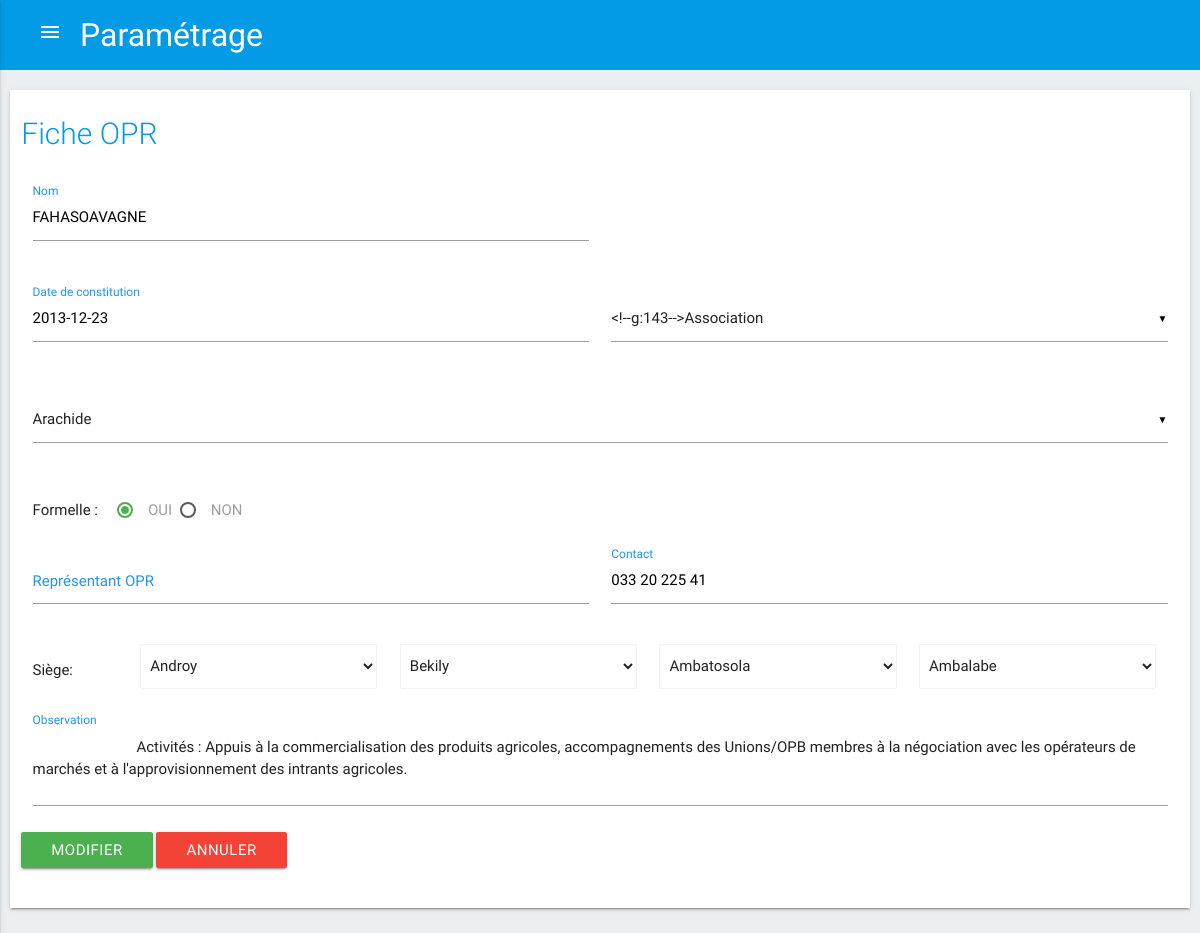
Page /c_parametre/edit_op/opr/6 on the committed database.
### tables this page shows
CREATE TABLE `opr` (
  `ID_OPR` int(11) NOT NULL,
  `ID_OPF` int(11) DEFAULT NULL,
  `ID_FOKONTANY` int(11) NOT NULL,
  `CODE_OPR` varchar(20) DEFAULT NULL,
  `NOM_OPR` varchar(50) DEFAULT NULL,
  `DATE_CREATION` date DEFAULT NULL,
  `STATUT` varchar(50) DEFAULT NULL,
  `FORMELLE` tinyint(1) DEFAULT NULL,
  `ID_REPRESENTANT` int(11) DEFAULT NULL,
  `CONTACT` text,
  `OBSERVATION` varchar(255) DEFAULT NULL
);

### application/views/templates.php (called while the page is built, shortened)
<?php
	$this->load->view("templates/header");
	$this->load->view($contents);

### application/controllers/C_parametre.php (called while the page is built, shortened)
<?php
	class C_parametre extends CI_Controller {
        public function edit_op($op,$id){
            $this->load->model('M_op');
            $this->load->model('M_filiere');
            $this->load->model('M_zone_intervention');
            $data['titre'] = 'Paramétrage';
            $data['contents'] = 'edit_op';
            if(isset($op) && isset($id)) {
                $data['op'] = $op;
                $column='ID_'.$op.' ID_OP, CODE_'.$op.' CODE_OP, NOM_'.$op.' NOM_OP, NOM_REGION, NOM_DISTRICT, NOM_COMMUNE, zone_intervention.ID_FOKONTANY, NOM_FOKONTANY, DATE_CREATION, STATUT, FORMELLE, NOM_MENAGE,CONTACT, OBSERVATION';
                $data['ficheOp'] = $this->M_op->getOpById($op,$id,$column);
                $data['fil'] = $this->M_op->getOpFiliere($id,$op);
                $data['filieres'] = $this->M_filiere->getFilieres();
                $data['regions'] = $this->M_zone_intervention->getRegion();
                $this->load->view('templates', $data);
            }
        }
	}

### index.php (called while the page is built, shortened)
<?php
require_once BASEPATH.'core/CodeIgniter.php';

### application/models/M_op.php (called while the page is built, shortened)
<?php
	class M_op extends CI_Model {
        public function getOp($op,$column){
            $table = $op;
            $this->db->select($column);
            $this->db->from($table);
            $this->db->join('zone_intervention', 'zone_intervention.id_fokontany = '.$table.'.id_fokontany','left');
            $this->db->join('menages', 'menages.id_menage = '.$table.'.id_representant','left');
            $query = $this->db->get();
            return $query->result();
        }
        public function getOpById($op,$id,$column){
            $array = $this->getOp($op,$column);
            foreach ($array as $ligne){
                if($ligne->ID_OP == $id) return $ligne;
            }
            return null;
        }
        public function getOpFiliere($id,$op){
            $this->db->select('GROUP_CONCAT( NOM_FILIERE SEPARATOR "," )  FILIERES');
            $this->db->from($op.'_filieres');
            $this->db->join('filieres','filieres.ID_FILIERE = '.$op.'_filieres.ID_FILIERE','left');
            $this->db->where('ID_'.$op,$id);
            $this->db->group_by('ID_'.$op);
            $query = $this->db->get();
            return $query->row();
        }
	}

### application/views/edit_op.php (the view, shortened to what this page needs)
<main>
    <div class="container1">
        <div class="row z-depth-1" style="padding-bottom: 40px">
            <div class="col s12">
                <h2 class="header" style="margin-bottom: 30px;">Fiche <?php echo strtoupper($op)?></h2>
                <form method="post" action="<?php echo base_url()?>c_parametre/update_op/<?php echo $op.'/'.$ficheOp->ID_OP?>">
                    <div class="row">
                        <div class="input-field col s6">
                            <input name="nom_op" id="nom_op" value="<?php echo $ficheOp->NOM_OP?>" type="text" class="black-text">
                            <label class="blue-text" for="nom_op">Nom</label>
                        </div>
                    </div>
                    <div class="row">
                        <div class="input-field col s6">
                            <label for="date_appui" class="blue-text active">Date de constitution</label>
                            <input id="date_appui" value="<?php echo $ficheOp->DATE_CREATION?>" name="date_creation" type="date" class="datepicker black-text">
                        </div>
                        <div class="input-field col s6">
                        </div>
                    </div>
                    <div class="row">
                        <div class="input-field col s12">
                        </div>
                    </div>
                    <div class="row">
                        <div class="input-field col s4">
                            Formelle :
                            <label class="grey-text" style="top: 0" for="oui">OUI</label>
                            <label class="grey-text" style="top: 0" for="non">NON</label>
                        </div>
                    </div>
                    <div class="row">
                        <div class="input-field col s6">
                            <input id="representant_op" type="text" class="autocomplete black-text" value="<?php echo $ficheOp->NOM_MENAGE?>" autocomplete="off">
                            <label class="blue-text" for="representant_op">Représentant <?php echo strtoupper($op)?></label>
                        </div>
                        <div class="input-field col s6">
                            <input name="contact" value="<?php echo $ficheOp->CONTACT?>" id="contact_op" type="text" class="black-text">
                            <label class="blue-text" for="contact_op">Contact</label>
                        </div>
                    </div>
                    <div class="row">
                        <span class="col input-field inline col s1">Siège:</span>
                        <div class="col s11">
                            <div class="input-field inline col s3 "  style="margin: 0">
                                <select class="browser-default" name="id_region" >
                                    <option value="" selected><?php echo $ficheOp->NOM_REGION?></option>
                                </select>
                            </div>
                            <div class="input-field inline col s3"  style="margin: 0">
                                <select class="browser-default" name="id_district">
                                    <option value="" selected><?php echo $ficheOp->NOM_DISTRICT?></option>
                                </select>
                            </div>
                            <div class="input-field inline col s3"  style="margin: 0">
                                <select class="browser-default" name="id_commune">
                                    <option value="" selected><?php echo $ficheOp->NOM_COMMUNE?></option>
                                </select>
                            </div>
                            <div class="input-field inline col s3" style="margin: 0">
                                <select class="browser-default" name="id_fokontany">
                                    <option value="<?php echo $ficheOp->ID_FOKONTANY?>" selected><?php echo $ficheOp->NOM_FOKONTANY?></option>
                                </select>
                            </div>
                        </div>
                    </div>
                    <div class="input-field col s12">
                        <textarea name="observation" id="observation" class="materialize-textarea">
                            <?php echo $ficheOp->OBSERVATION?>
                        </textarea>
                        <label class="blue-text" for="observation">Observation</label>
                    </div>
                    <button type="submit" class="waves-effect waves-light green btn">Modifier</button>
                    <a href="<?php echo base_url()?>c_parametre/fiche_op/<?php echo $op.'/'.$ficheOp->ID_OP?>" class="waves-effect waves-light red btn">annuler</a>
                </form>
            </div>
        </div>
    </div>
</main>

### assets/css/style.css (style rules this page uses)
body { background-color: #eceff1; }
.container1 { padding: 20px 10px 5px 10px ; }
header, main, footer { padding-left: 0px; }
.header { color: #039be5; font-weight: 300; font-size: 2.0rem; }
.row { background-color: #ffffff; }
.input-field label { color: #4caf50; }

### rows in the picture
opr: nom_op "FAHASOAVAGNE", date_creation "2013-12-23", contact "033 20 225 41", observation "Activités : Appuis à la commercialisation des produits agricoles, accompagnements des Unions/OPB membres à la négociation avec les opérateurs de marchés et à l'approvisionnement des intrants agricoles."

### other values in the picture
$titre "Paramétrage"
$op "OPR"
form field id_region "Androy"
form field id_district "Bekily"
form field id_commune "Ambatosola"
form field id_fokontany "Ambalabe"
